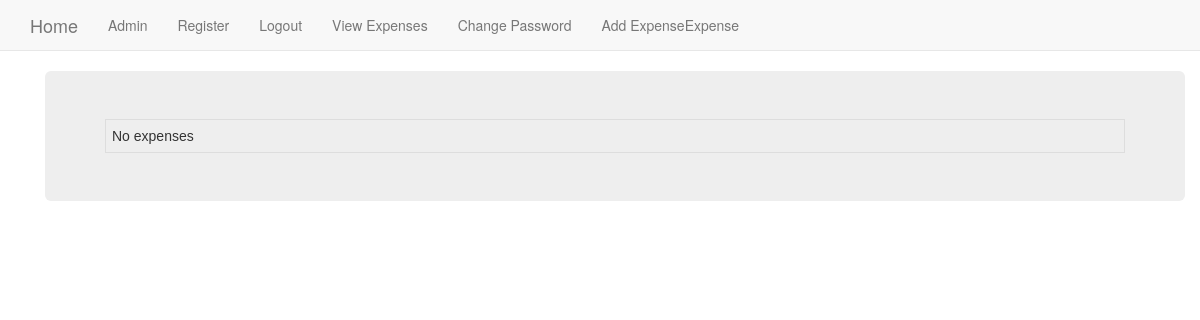
The page /expense/date_find_2/ (signed in) on the database as committed earlier.
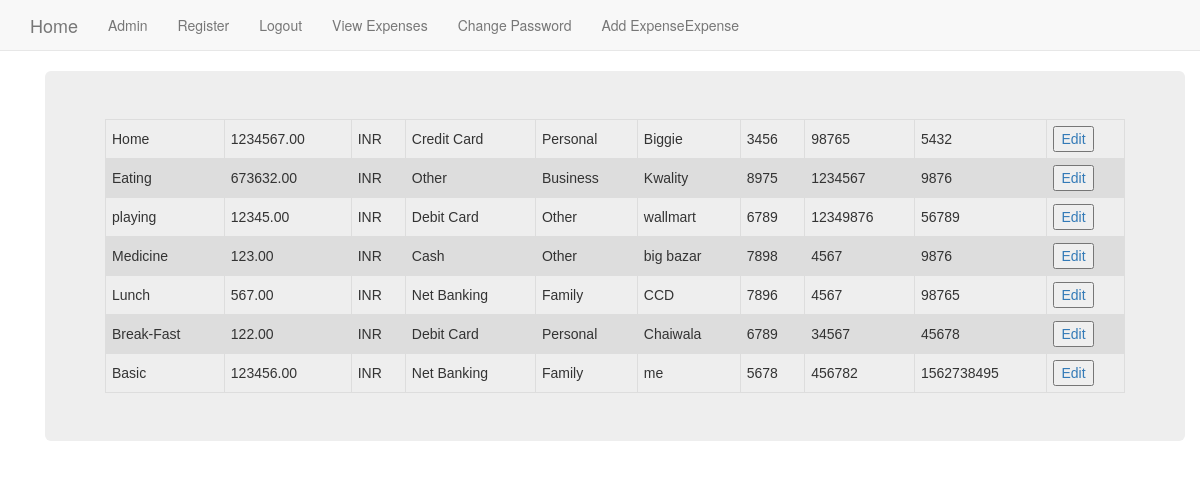
The same page on the database as committed later.
### add_expense/models.py (models this page shows)
class AddExpense(models.Model):
    expense_title = models.CharField('Expense Title', max_length=20)
    amount = models.DecimalField('Amount', decimal_places=2, max_digits=10)
    currency = models.CharField('Currency', max_length=23)
    vendor_name = models.CharField('Vendor Name', max_length=200, blank=True)
    last4digit = models.CharField(max_length=4, validators=[RegexValidator(r'^\d{1,4}$')])
    invoice = models.IntegerField()
    userid = models.IntegerField()
    date = models.DateField()
    payment_type = models.ForeignKey(Payments)
    expense_type = models.ForeignKey(Expenses)

class Payments(models.Model):
        paymen = models.CharField(max_length=30, blank=True, null=True)
        def __str__(self):
            return self.paymen

class Expenses(models.Model):
        expen = models.CharField(max_length=30, blank=True, null=True)
        def __str__(self):
            return self.expen

### add_expense/views.py (the view)
@login_required
def date_find_2(request):
    samples = AddExpense.objects.filter(date__range=["2018-05-14", "2018-06-27"])
    return render(request, 'based/date_find_2.html', {'samples': samples})

### add_expense/templates/based/date_find_2.html
{% extends "based/based.html" %}
{% load staticfiles %}
{% block body_block %}
  <div class="container">
    <div class="jumbotron">
        <table>
            {% for expense in samples %}
            <tr>
                <td>{{ expense.expense_title }}</td>
                <td>{{ expense.amount }}</td>
                <td>{{ expense.currency }}</td>
                <td>{{ expense.payment_type }}</td>
                <td>{{ expense.expense_type }}</td>
                <td>{{ expense.vendor_name }}</td>
                <td>{{ expense.last4digit }}</td>
                <td>{{ expense.invoice }}</td>
                <td>{{ expense.userid }}</td>
                    <td><a href={% url 'expense:get_expense' pk=expense.id %}><button type="submit">Edit</button></a></td>
            </tr>
            {% empty %}
            <tr>
                <td colspan="6">No expenses</td>
            </tr>
            {% endfor %}
        </table>
    </div>
  </div>
{% endblock %}

Rows that differ between the two databases and show on the page:
added AddExpense: expense_title "Home", amount "1234567.00", currency "INR", payment_type "Credit Card", expense_type "Personal", vendor_name "Biggie", last4digit "3456", invoice "98765", userid "5432"
added AddExpense: expense_title "Eating", amount "673632.00", currency "INR", payment_type "Other", expense_type "Business", vendor_name "Kwality", last4digit "8975", invoice "1234567", userid "9876"
added AddExpense: expense_title "playing", amount "12345.00", currency "INR", payment_type "Debit Card", expense_type "Other", vendor_name "wallmart", last4digit "6789", invoice "12349876", userid "56789"
added AddExpense: expense_title "Medicine", amount "123.00", currency "INR", payment_type "Cash", expense_type "Other", vendor_name "big bazar", last4digit "7898", invoice "4567", userid "9876"
added AddExpense: expense_title "Lunch", amount "567.00", currency "INR", payment_type "Net Banking", expense_type "Family", vendor_name "CCD", last4digit "7896", invoice "4567", userid "98765"
added AddExpense: expense_title "Break-Fast", amount "122.00", currency "INR", payment_type "Debit Card", expense_type "Personal", vendor_name "Chaiwala", last4digit "6789", invoice "34567", userid "45678"
added AddExpense: expense_title "Basic", amount "123456.00", currency "INR", payment_type "Net Banking", expense_type "Family", vendor_name "me", last4digit "5678", invoice "456782", userid "1562738495"
Other text that changed with them:
text no longer shown: "No expenses"
